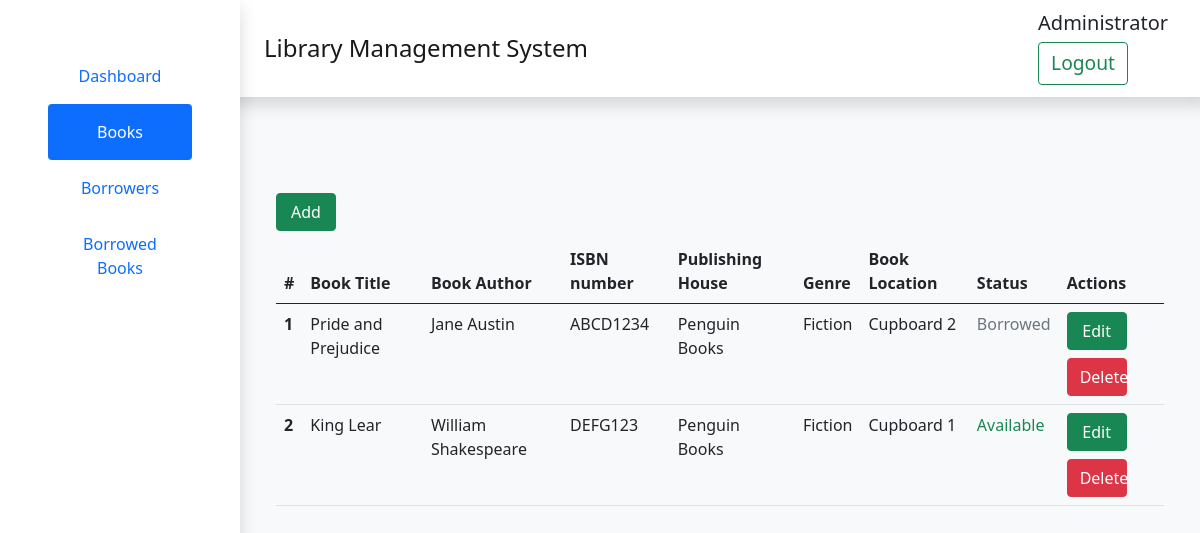
The page /lib_man/librarian/books (signed in) on the database its author committed.
### lib_man/models.py (models this page shows, shortened)
class Book(models.Model):
    title = models.CharField(max_length=50)
    author = models.CharField(max_length=50)
    isbn = models.CharField(max_length=13)
    publisher = models.CharField(max_length=50)
    genre = models.CharField(max_length=50)
    book_location = models.CharField(max_length=50)
    status_borrowed = models.BooleanField(default=False)

### lib_man/views.py (the view)
# urls.py: path('librarian/books', views.books, name="books"),
@login_required(login_url='/lib_man/login')
def books(request):
    context = {
        'books': Book.objects.all(),
        'edit_book_form': EditBookForm(),
        'add_book_form': AddBookForm()
    }
    return render(request, 'lib_man/portalPages/books.html', context)

### lib_man/templates/lib_man/portalPages/books.html (shortened to what this page needs)
{% extends 'lib_man/components/portal.html' %}
{% block portal %}
<table class="table">
    <button type="button" class="btn btn-success" data-bs-toggle="modal"
                    data-bs-target="#addBook"
                    style="width: 5vw; margin-bottom: 1vh;">Add</button>
    <thead>
        <tr>
            <th scope="col">#</th>
            <th scope="col">Book Title</th>
            <th scope="col">Book Author</th>
            <th scope="col">ISBN number</th>
            <th scope="col">Publishing House</th>
            <th scope="col">Genre</th>
            <th scope="col">Book Location</th>
            <th scope="col">Status</th>
            <th scope="col">Actions</th>
        </tr>
    </thead>
    <tbody>
        {% for book in books %}
        <tr>
            <th>{{ book.pk }}</th>
            <td>{{ book.title }}</td>
            <td>{{ book.author }}</td>
            <td>{{ book.isbn }}</td>
            <td>{{ book.publisher }}</td>
            <td>{{ book.genre }}</td>
            <td>{{ book.book_location }}</td>
            <td>
                {% if book.status_borrowed == True %}
                <span class="borrowed text-secondary">
                    Borrowed
                </span>
                {% else %}
                <span class="available text-success">
                    Available
                </span>
                {% endif %}
            </td>
            <td>
                <button type="button" class="btn btn-success" data-bs-toggle="modal"
                    data-bs-target="#editBook"
                    style="width: 5vw; margin-bottom: 1vh;"
                    onclick="editBookHandler({
                        pk: '{{ book.pk }}',
                        title: '{{ book.title }}',
                        author: '{{ book.author }}',
                        isbn: '{{ book.isbn }}',
                        publisher: '{{ book.publisher }}',
                        genre: '{{ book.genre }}',
                        book_location: '{{ book.book_location }}',
                        status_borrowed: '{{ book.status_borrowed }}'
                    })">Edit</button>
                <button type="button" class="btn btn-danger" style="width: 5vw;">Delete</button>
            </td>
        </tr>
        {% endfor %}
    </tbody>
</table>
{% endblock %}

### lib_man/templates/lib_man/components/portal.html (shortened to what this page needs)
{% extends 'lib_man/components/headerAndFooter.html' %}
{% block headerAndFooter %}
<div class="d-flex align-items-start w-100">
  <div class="nav flex flex-column nav-pills p-5 align-middle shadow bg-white" id="v-pills-tab" role="tablist" aria-orientation="vertical" style="width: 20%;height: 100vh; position: relative; z-index: 1;">
    <button class="mainNavMenuButtons nav-link py-3" data-bs-toggle="pill" type="button" role="tab" aria-selected="true" data-target="dashboard" onclick="location.href='/lib_man/librarian/dashboard'">Dashboard</button>
    <button class="mainNavMenuButtons nav-link py-3" data-bs-toggle="pill" type="button" role="tab" aria-selected="true" data-target="books" onclick="location.href='/lib_man/librarian/books'">Books</button>
    <button class="mainNavMenuButtons nav-link py-3" data-bs-toggle="pill" type="button" role="tab" aria-selected="true" data-target="borrowers" onclick="location.href='/lib_man/librarian/borrowers'">Borrowers</button>
    <button class="mainNavMenuButtons nav-link py-3" data-bs-toggle="pill" type="button" role="tab" aria-selected="true" data-target="borrowed_books" onclick="location.href='/lib_man/librarian/borrowed_books'">Borrowed Books</button>
  </div>
  <div class="col">
    <div class="row px-0">
      <nav class="navbar shadow navbar-light bg-white w-100">
        <div class="container-fluid">
          <a class="navbar-brand fs-4">Library Management System</a>
          <span>
            <span class="fs-5 me-2">Administrator</span>
            <form action="{% url 'librarian_logout' %}" method="GET">
              <button class="btn btn-outline-success my-1" type="submit">Logout</button>
            </form>
          </span>
        </div>
      </nav>
    </div>
    <div class="row py-5">
      <div class="tab-content w-100 p-5" id="v-pills-tabContent">
        {% block portal %}
        {% endblock %}
      </div>
    </div>
  </div>
</div>
{% endblock %}

### lib_man/templates/lib_man/components/headerAndFooter.html (shortened to what this page needs)
{% load static %}
<!DOCTYPE html>
<html lang="en">
<head>
    <link rel="stylesheet" defer href="{% static 'lib_man/bootstrap-5.0.1-dist/css/bootstrap.min.css' %}">
    <link rel="stylesheet" href="{% static 'lib_man/css/login.css' %}">
</head>
<body class="bg-light container-fluid w-100 p-0">
{% block headerAndFooter %}
{% endblock %}
</body>
</html>

### lib_man/static/lib_man/css/login.css (style rules this page uses)
button[type=submit] { font-size: 1.2em; margin-top: 2vh; }

### rows shown on the page
Book: pk "1", title "Pride and Prejudice", author "Jane Austin", isbn "ABCD1234", publisher "Penguin Books", genre "Fiction", book_location "Cupboard 2", status_borrowed "Borrowed"
Book: pk "2", title "King Lear", author "William Shakespeare", isbn "DEFG123", publisher "Penguin Books", genre "Fiction", book_location "Cupboard 1", status_borrowed "Available"
